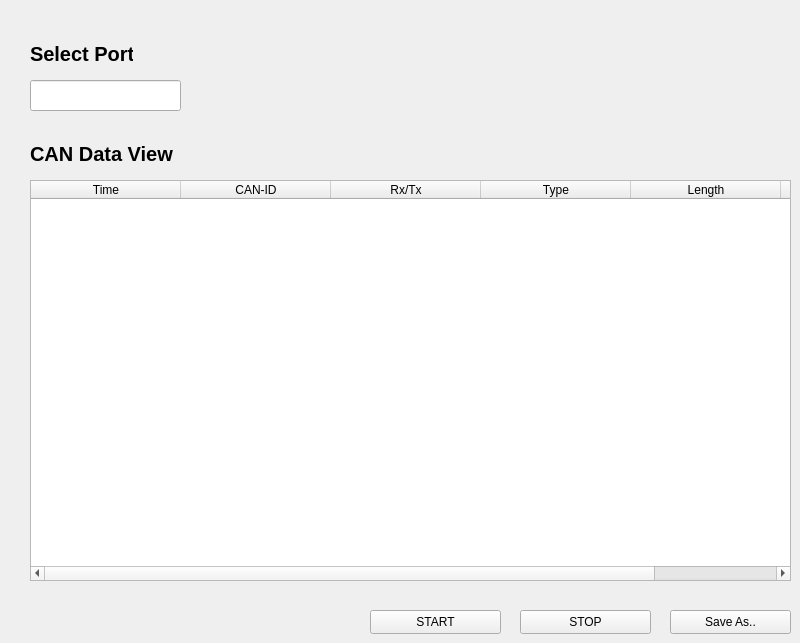
    <widget class="QWidget" name="tab">
     <attribute name="title">
      <string>CAN_Data_View</string>
     </attribute>
     <widget class="QTableWidget" name="CAN_Data_Table">
      <property name="geometry">
       <rect>
        <x>30</x>
        <y>180</y>
        <width>761</width>
        <height>401</height>
       </rect>
      </property>
      <attribute name="horizontalHeaderDefaultSectionSize">
       <number>150</number>
      </attribute>
      <column>
       <property name="text">
        <string>Time</string>
       </property>
      </column>
      <column>
       <property name="text">
        <string>CAN-ID</string>
       </property>
      </column>
      <column>
       <property name="text">
        <string>Rx/Tx</string>
       </property>
      </column>
      <column>
       <property name="text">
        <string>Type</string>
       </property>
      </column>
      <column>
       <property name="text">
        <string>Length</string>
       </property>
      </column>
      <column>
       <property name="text">
        <string>Data</string>
       </property>
      </column>
     </widget>
     <widget class="QLabel" name="label_16">
      <property name="geometry">
       <rect>
        <x>30</x>
        <y>40</y>
        <width>103</width>
        <height>27</height>
       </rect>
      </property>
      <property name="font">
       <font>
        <pointsize>15</pointsize>
        <bold>true</bold>
       </font>
      </property>
      <property name="text">
       <string>Select Port</string>
      </property>
     </widget>
     <widget class="QPushButton" name="CAN_Data_Save">
      <property name="geometry">
       <rect>
        <x>670</x>
        <y>610</y>
        <width>121</width>
        <height>24</height>
       </rect>
      </property>
      <property name="text">
       <string>Save As..</string>
      </property>
     </widget>
     <widget class="QPushButton" name="Stop_Button">
      <property name="geometry">
       <rect>
        <x>520</x>
        <y>610</y>
        <width>131</width>
        <height>24</height>
       </rect>
      </property>
      <property name="text">
       <string>STOP</string>
      </property>
     </widget>
     <widget class="QPushButton" name="Start_Button">
      <property name="geometry">
       <rect>
        <x>370</x>
        <y>610</y>
        <width>131</width>
        <height>24</height>
       </rect>
      </property>
      <property name="text">
       <string>START</string>
      </property>
     </widget>
     <widget class="QLabel" name="label_17">
      <property name="geometry">
       <rect>
        <x>30</x>
        <y>140</y>
        <width>147</width>
        <height>27</height>
       </rect>
      </property>
      <property name="font">
       <font>
        <pointsize>15</pointsize>
        <bold>true</bold>
       </font>
      </property>
      <property name="text">
       <string>CAN Data View</string>
      </property>
     </widget>
     <widget class="QLineEdit" name="Select_Port">
      <property name="geometry">
       <rect>
        <x>30</x>
        <y>80</y>
        <width>151</width>
        <height>31</height>
       </rect>
      </property>
     </widget>
    </widget>
